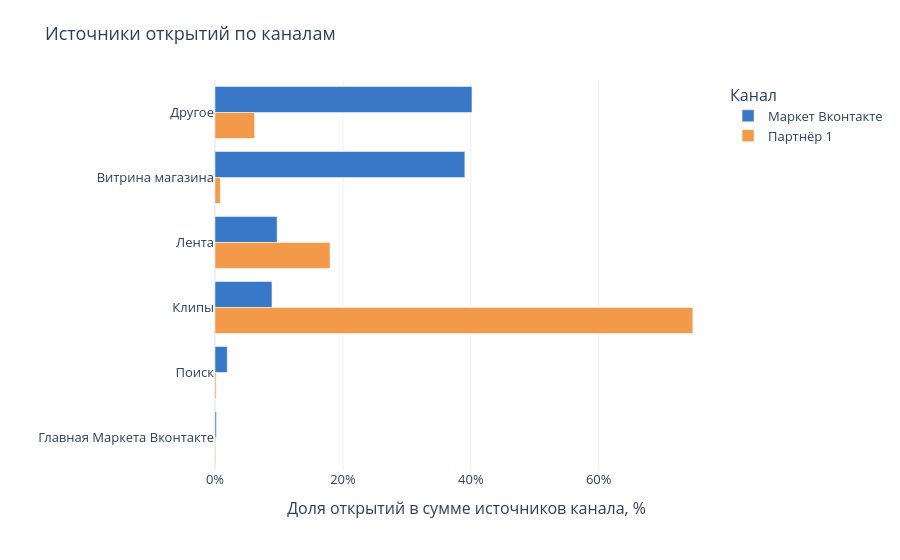

Notebook cell for this chart:
### Markdown cell above
### Интерактивно: структура источников открытий
Доля рассчитана отдельно внутри суммы источников каждого канала. Вложенная строка «в т.ч.» исключена; данные не содержат заказов по источникам.

### Code cell
fig = go.Figure()
for channel, color in [(mv, '#3978C6'), (p1, '#F2994A')]:
    fig.add_bar(name=channel, x=sources[f'Доля по пересчёту, %: {channel}'], y=sources.index,
                orientation='h', marker_color=color, customdata=sources[channel],
                hovertemplate='%{y}<br>%{fullData.name}: %{x:.2f}%<br>Открытий: %{customdata:,.0f}<extra></extra>')
fig.update_layout(barmode='group')
fig.update_xaxes(rangemode='tozero', ticksuffix='%')
fig.update_yaxes(autorange='reversed')
show_plotly(fig, 'Источники открытий по каналам', 'Доля открытий в сумме источников канала, %', '', 560)

### Figure 1 — Plotly figure (JSON) as saved in the notebook; plotly's stock layout.template omitted (floating-point values rounded to 4 significant figures)
{"data": [{"customdata": [77750000.0, 75600000.0, 18800000.0, 17240000.0, 3708000.0, 412800.0], "hovertemplate": "%{y}<br>%{fullData.name}: %{x:.2f}%<br>Открытий: %{customdata:,.0f}<extra></extra>", "marker": {"color": "#3978C6"}, "name": "Маркет Вконтакте", "orientation": "h", "type": "bar", "x": [40.18, 39.07, 9.713, 8.909, 1.916, 0.2133], "y": ["Другое", "Витрина магазина", "Лента", "Клипы", "Поиск", "Главная Маркета Вконтакте"]}, {"customdata": [5380616, 714540, 15622386, 64917109, 159788, 88383], "hovertemplate": "%{y}<br>%{fullData.name}: %{x:.2f}%<br>Открытий: %{customdata:,.0f}<extra></extra>", "marker": {"color": "#F2994A"}, "name": "Партнёр 1", "orientation": "h", "type": "bar", "x": [6.193, 0.8224, 17.98, 74.72, 0.1839, 0.1017], "y": ["Другое", "Витрина магазина", "Лента", "Клипы", "Поиск", "Главная Маркета Вконтакте"]}], "layout": {"barmode": "group", "font": {"size": 13}, "height": 560, "hoverlabel": {"namelength": -1}, "legend": {"title": {"text": "Канал"}}, "margin": {"b": 90, "l": 70, "r": 30, "t": 80}, "title": {"text": "Источники открытий по каналам"}, "xaxis": {"rangemode": "tozero", "ticksuffix": "%", "title": {"text": "Доля открытий в сумме источников канала, %"}}, "yaxis": {"autorange": "reversed", "title": {"text": ""}}}}
